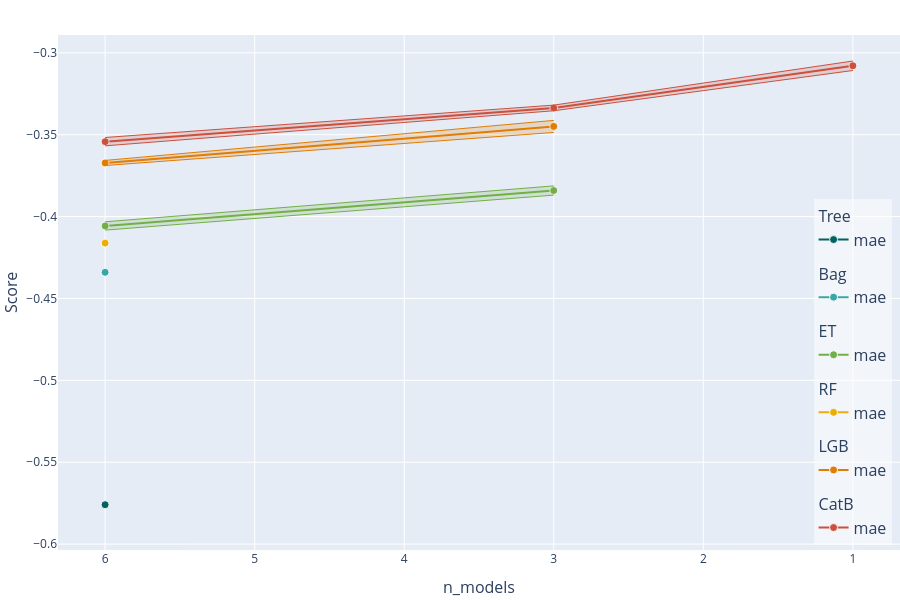

Here is the notebook cell this chart was saved with:
### Code cell
# Plote os resultados do successive halving
experionml.plot_successive_halving()

### Figure 1 — Plotly figure (JSON) as saved in the notebook; plotly's stock layout.template omitted (floating-point values rounded to 4 significant figures)
{"data": [{"hovertemplate": "(%{x}, %{y})<extra>Tree - mae</extra>", "legendgroup": "Tree", "legendgrouptitle": {"font": {"size": 16}, "text": "Tree"}, "line": {"color": "rgb(0, 98, 98)", "dash": "solid", "width": 2}, "marker": {"color": "rgb(0, 98, 98)", "line": {"color": "rgba(255, 255, 255, 0.9)", "width": 1}, "size": 8, "symbol": "circle"}, "mode": "lines+markers", "name": "mae", "showlegend": true, "type": "scatter", "x": [6], "xaxis": "x", "y": [-0.576], "yaxis": "y"}, {"hovertemplate": "%{y}<extra>upper bound</extra>", "legendgroup": "Tree", "line": {"color": "rgb(0, 98, 98)", "width": 1}, "mode": "lines", "showlegend": false, "type": "scatter", "x": [6], "xaxis": "x", "y": [-0.564], "yaxis": "y"}, {"fill": "tonexty", "fillcolor": "rgba(0, 98, 98, 0.2)", "hovertemplate": "%{y}<extra>lower bound</extra>", "legendgroup": "Tree", "line": {"color": "rgb(0, 98, 98)", "width": 1}, "mode": "lines", "showlegend": false, "type": "scatter", "x": [6], "xaxis": "x", "y": [-0.5879], "yaxis": "y"}, {"hovertemplate": "(%{x}, %{y})<extra>Bag - mae</extra>", "legendgroup": "Bag", "legendgrouptitle": {"font": {"size": 16}, "text": "Bag"}, "line": {"color": "rgb(56, 166, 165)", "dash": "solid", "width": 2}, "marker": {"color": "rgb(56, 166, 165)", "line": {"color": "rgba(255, 255, 255, 0.9)", "width": 1}, "size": 8, "symbol": "circle"}, "mode": "lines+markers", "name": "mae", "showlegend": true, "type": "scatter", "x": [6], "xaxis": "x", "y": [-0.434], "yaxis": "y"}, {"hovertemplate": "%{y}<extra>upper bound</extra>", "legendgroup": "Bag", "line": {"color": "rgb(56, 166, 165)", "width": 1}, "mode": "lines", "showlegend": false, "type": "scatter", "x": [6], "xaxis": "x", "y": [-0.4287], "yaxis": "y"}, {"fill": "tonexty", "fillcolor": "rgba(56, 166, 165, 0.2)", "hovertemplate": "%{y}<extra>lower bound</extra>", "legendgroup": "Bag", "line": {"color": "rgb(56, 166, 165)", "width": 1}, "mode": "lines", "showlegend": false, "type": "scatter", "x": [6], "xaxis": "x", "y": [-0.4394], "yaxis": "y"}, {"hovertemplate": "(%{x}, %{y})<extra>ET - mae</extra>", "legendgroup": "ET", "legendgrouptitle": {"font": {"size": 16}, "text": "ET"}, "line": {"color": "rgb(115, 175, 72)", "dash": "solid", "width": 2}, "marker": {"color": "rgb(115, 175, 72)", "line": {"color": "rgba(255, 255, 255, 0.9)", "width": 1}, "size": 8, "symbol": "circle"}, "mode": "lines+markers", "name": "mae", "showlegend": true, "type": "scatter", "x": [6, 3], "xaxis": "x", "y": [-0.4057, -0.3841], "yaxis": "y"}, {"hovertemplate": "%{y}<extra>upper bound</extra>", "legendgroup": "ET", "line": {"color": "rgb(115, 175, 72)", "width": 1}, "mode": "lines", "showlegend": false, "type": "scatter", "x": [6, 3], "xaxis": "x", "y": [-0.4032, -0.3813], "yaxis": "y"}, {"fill": "tonexty", "fillcolor": "rgba(115, 175, 72, 0.2)", "hovertemplate": "%{y}<extra>lower bound</extra>", "legendgroup": "ET", "line": {"color": "rgb(115, 175, 72)", "width": 1}, "mode": "lines", "showlegend": false, "type": "scatter", "x": [6, 3], "xaxis": "x", "y": [-0.4083, -0.3869], "yaxis": "y"}, {"hovertemplate": "(%{x}, %{y})<extra>RF - mae</extra>", "legendgroup": "RF", "legendgrouptitle": {"font": {"size": 16}, "text": "RF"}, "line": {"color": "rgb(237, 173, 8)", "dash": "solid", "width": 2}, "marker": {"color": "rgb(237, 173, 8)", "line": {"color": "rgba(255, 255, 255, 0.9)", "width": 1}, "size": 8, "symbol": "circle"}, "mode": "lines+markers", "name": "mae", "showlegend": true, "type": "scatter", "x": [6], "xaxis": "x", "y": [-0.4162], "yaxis": "y"}, {"hovertemplate": "%{y}<extra>upper bound</extra>", "legendgroup": "RF", "line": {"color": "rgb(237, 173, 8)", "width": 1}, "mode": "lines", "showlegend": false, "type": "scatter", "x": [6], "xaxis": "x", "y": [-0.4132], "yaxis": "y"}, {"fill": "tonexty", "fillcolor": "rgba(237, 173, 8, 0.2)", "hovertemplate": "%{y}<extra>lower bound</extra>", "legendgroup": "RF", "line": {"color": "rgb(237, 173, 8)", "width": 1}, "mode": "lines", "showlegend": false, "type": "scatter", "x": [6], "xaxis": "x", "y": [-0.4192], "yaxis": "y"}, {"hovertemplate": "(%{x}, %{y})<extra>LGB - mae</extra>", "legendgroup": "LGB", "legendgrouptitle": {"font": {"size": 16}, "text": "LGB"}, "line": {"color": "rgb(225, 124, 5)", "dash": "solid", "width": 2}, "marker": {"color": "rgb(225, 124, 5)", "line": {"color": "rgba(255, 255, 255, 0.9)", "width": 1}, "size": 8, "symbol": "circle"}, "mode": "lines+markers", "name": "mae", "showlegend": true, "type": "scatter", "x": [6, 3], "xaxis": "x", "y": [-0.3673, -0.345], "yaxis": "y"}, {"hovertemplate": "%{y}<extra>upper bound</extra>", "legendgroup": "LGB", "line": {"color": "rgb(225, 124, 5)", "width": 1}, "mode": "lines", "showlegend": false, "type": "scatter", "x": [6, 3], "xaxis": "x", "y": [-0.3657, -0.3413], "yaxis": "y"}, {"fill": "tonexty", "fillcolor": "rgba(225, 124, 5, 0.2)", "hovertemplate": "%{y}<extra>lower bound</extra>", "legendgroup": "LGB", "line": {"color": "rgb(225, 124, 5)", "width": 1}, "mode": "lines", "showlegend": false, "type": "scatter", "x": [6, 3], "xaxis": "x", "y": [-0.3688, -0.3486], "yaxis": "y"}, {"hovertemplate": "(%{x}, %{y})<extra>CatB - mae</extra>", "legendgroup": "CatB", "legendgrouptitle": {"font": {"size": 16}, "text": "CatB"}, "line": {"color": "rgb(204, 80, 62)", "dash": "solid", "width": 2}, "marker": {"color": "rgb(204, 80, 62)", "line": {"color": "rgba(255, 255, 255, 0.9)", "width": 1}, "size": 8, "symbol": "circle"}, "mode": "lines+markers", "name": "mae", "showlegend": true, "type": "scatter", "x": [6, 3, 1], "xaxis": "x", "y": [-0.3543, -0.3337, -0.3079], "yaxis": "y"}, {"hovertemplate": "%{y}<extra>upper bound</extra>", "legendgroup": "CatB", "line": {"color": "rgb(204, 80, 62)", "width": 1}, "mode": "lines", "showlegend": false, "type": "scatter", "x": [6, 3, 1], "xaxis": "x", "y": [-0.3517, -0.3319, -0.305], "yaxis": "y"}, {"fill": "tonexty", "fillcolor": "rgba(204, 80, 62, 0.2)", "hovertemplate": "%{y}<extra>lower bound</extra>", "legendgroup": "CatB", "line": {"color": "rgb(204, 80, 62)", "width": 1}, "mode": "lines", "showlegend": false, "type": "scatter", "x": [6, 3, 1], "xaxis": "x", "y": [-0.3568, -0.3354, -0.3108], "yaxis": "y"}], "layout": {"font": {"size": 12}, "height": 600, "hoverlabel": {"font": {"size": 16}}, "legend": {"bgcolor": "rgba(255, 255, 255, 0.5)", "font": {"size": 16}, "groupclick": "togglegroup", "traceorder": "grouped", "x": 0.99, "xanchor": "right", "y": 0.01, "yanchor": "bottom"}, "margin": {"b": 50, "l": 50, "pad": 0, "r": 0, "t": 35}, "showlegend": true, "title": {"font": {"size": 24}, "pad": {"b": 15, "t": 15}, "x": 0.5, "xanchor": "center", "xref": "paper", "y": 1, "yanchor": "top"}, "width": 900, "xaxis": {"anchor": "y", "automargin": true, "autorange": "reversed", "domain": [0.0, 1.0], "dtick": 1, "title": {"font": {"size": 16}, "text": "n_models"}}, "yaxis": {"anchor": "x", "automargin": true, "domain": [0.0, 1.0], "title": {"font": {"size": 16}, "text": "Score"}}}}
